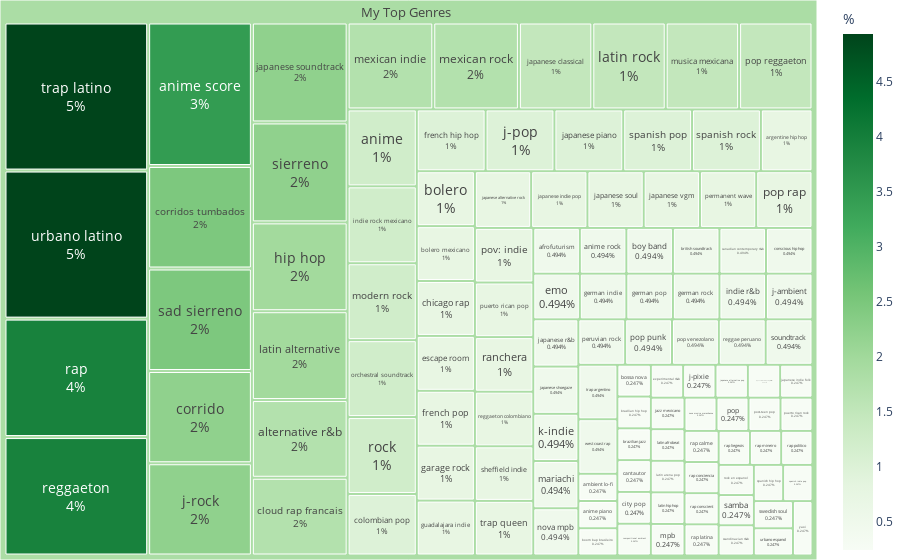

Notebook source saved alongside this figure:
### Code cell
# Display the top genres DataFrame
fig = px.treemap(Genres, path=[px.Constant('My Top Genres'), 'Genres'],
                 values='Count',
                 color='Percentage',
                 color_continuous_scale='greens',
                 labels={'Percentage': '%'},
                 )
fig.update_traces(textinfo='label+percent parent',
                  insidetextfont=dict(size=14),
                  textposition='middle center')
fig.update_layout(margin=dict(t=0, l=0, r=0, b=0))
fig.show()
fig.write_image('figures/MyTopGenres.png', engine='kaleido', scale=5)

### Figure 1 — Plotly figure (JSON) as saved in the notebook; plotly's stock layout.template omitted (floating-point values rounded to 4 significant figures)
{"data": [{"branchvalues": "total", "customdata": [[0.4938], [1.728], [0.2469], [1.235], [0.2469], [0.4938], [3.457], [0.7407], [0.7407], [0.7407], [0.2469], [0.2469], [0.4938], [0.2469], [0.2469], [0.4938], [0.4938], [0.2469], [0.7407], [0.2469], [1.728], [0.9877], [0.2469], [0.4938], [2.222], [2.469], [0.4938], [0.7407], [0.2469], [0.9877], [0.7407], [0.7407], [0.4938], [0.4938], [0.4938], [0.7407], [1.975], [0.4938], [1.235], [0.4938], [0.2469], [0.9877], [2.222], [0.2469], [0.7407], [1.481], [0.2469], [0.2469], [0.7407], [0.9877], [0.4938], [0.4938], [0.7407], [2.222], [0.7407], [0.2469], [0.4938], [0.2469], [1.975], [0.2469], [0.2469], [1.481], [0.4938], [1.728], [1.728], [1.235], [0.2469], [1.481], [0.4938], [0.2469], [1.235], [0.7407], [0.4938], [0.2469], [0.4938], [0.7407], [1.481], [0.4938], [0.2469], [0.7407], [0.7407], [0.2469], [0.7407], [3.951], [0.2469], [0.2469], [0.2469], [0.2469], [0.2469], [0.2469], [0.2469], [0.4938], [3.951], [0.7407], [1.235], [0.2469], [2.469], [0.2469], [0.2469], [0.7407], [2.222], [0.4938], [0.2469], [0.2469], [0.9877], [0.9877], [0.2469], [0.4938], [4.938], [0.7407], [0.2469], [4.938], [0.4938], [0.2469], [1.85]], "domain": {"x": [0, 1], "y": [0, 1]}, "hovertemplate": "labels=%{label}<br>Count=%{value}<br>parent=%{parent}<br>id=%{id}<br>%=%{color}<extra></extra>", "ids": ["My Top Genres/afrofuturism", "My Top Genres/alternative r&b", "My Top Genres/ambient lo-fi", "My Top Genres/anime", "My Top Genres/anime piano", "My Top Genres/anime rock", "My Top Genres/anime score", "My Top Genres/argentine hip hop", "My Top Genres/bolero", "My Top Genres/bolero mexicano", "My Top Genres/boom bap brasileiro", "My Top Genres/bossa nova", "My Top Genres/boy band", "My Top Genres/brazilian hip hop", "My Top Genres/brazilian jazz", "My Top Genres/british soundtrack", "My Top Genres/canadian contemporary r&b", "My Top Genres/cantautor", "My Top Genres/chicago rap", "My Top Genres/city pop", "My Top Genres/cloud rap francais", "My Top Genres/colombian pop", "My Top Genres/compositional ambient", "My Top Genres/conscious hip hop", "My Top Genres/corrido", "My Top Genres/corridos tumbados", "My Top Genres/emo", "My Top Genres/escape room", "My Top Genres/experimental r&b", "My Top Genres/french hip hop", "My Top Genres/french pop", "My Top Genres/garage rock", "My Top Genres/german indie", "My Top Genres/german pop", "My Top Genres/german rock", "My Top Genres/guadalajara indie", "My Top Genres/hip hop", "My Top Genres/indie r&b", "My Top Genres/indie rock mexicano", "My Top Genres/j-ambient", "My Top Genres/j-pixie", "My Top Genres/j-pop", "My Top Genres/j-rock", "My Top Genres/japanese alternative pop", "My Top Genres/japanese alternative rock", "My Top Genres/japanese classical", "My Top Genres/japanese contemporary classical", "My Top Genres/japanese indie folk", "My Top Genres/japanese indie pop", "My Top Genres/japanese piano", "My Top Genres/japanese r&b", "My Top Genres/japanese shoegaze", "My Top Genres/japanese soul", "My Top Genres/japanese soundtrack", "My Top Genres/japanese vgm", "My Top Genres/jazz mexicano", "My Top Genres/k-indie", "My Top Genres/latin afrobeat", "My Top Genres/latin alternative", "My Top Genres/latin arena pop", "My Top Genres/latin hip hop", "My Top Genres/latin rock", "My Top Genres/mariachi", "My Top Genres/mexican indie", "My Top Genres/mexican rock", "My Top Genres/modern rock", "My Top Genres/mpb", "My Top Genres/musica mexicana", "My Top Genres/nova mpb", "My Top Genres/nova musica maranhense", "My Top Genres/orchestral soundtrack", "My Top Genres/permanent wave", "My Top Genres/peruvian rock", "My Top Genres/pop", "My Top Genres/pop punk", "My Top Genres/pop rap", "My Top Genres/pop reggaeton", "My Top Genres/pop venezolano", "My Top Genres/post-teen pop", "My Top Genres/pov: indie", "My Top Genres/puerto rican pop", "My Top Genres/puerto rican rock", "My Top Genres/ranchera", "My Top Genres/rap", "My Top Genres/rap calme", "My Top Genres/rap conciencia", "My Top Genres/rap conscient", "My Top Genres/rap latina", "My Top Genres/rap liegeois", "My Top Genres/rap mineiro", "My Top Genres/rap politico", "My Top Genres/reggae peruano", "My Top Genres/reggaeton", "My Top Genres/reggaeton colombiano", "My Top Genres/rock", "My Top Genres/rock en espanol", "My Top Genres/sad sierreno", "My Top Genres/samba", "My Top Genres/scandinavian r&b", "My Top Genres/sheffield indie", "My Top Genres/sierreno", "My Top Genres/soundtrack", "My Top Genres/spanish hip hop", "My Top Genres/spanish indie pop", "My Top Genres/spanish pop", "My Top Genres/spanish rock", "My Top Genres/swedish soul", "My Top Genres/trap argentino", "My Top Genres/trap latino", "My Top Genres/trap queen", "My Top Genres/urbano espanol", "My Top Genres/urbano latino", "My Top Genres/west coast rap", "My Top Genres/yaoi", "My Top Genres"], "insidetextfont": {"size": 14}, "labels": ["afrofuturism", "alternative r&b", "ambient lo-fi", "anime", "anime piano", "anime rock", "anime score", "argentine hip hop", "bolero", "bolero mexicano", "boom bap brasileiro", "bossa nova", "boy band", "brazilian hip hop", "brazilian jazz", "british soundtrack", "canadian contemporary r&b", "cantautor", "chicago rap", "city pop", "cloud rap francais", "colombian pop", "compositional ambient", "conscious hip hop", "corrido", "corridos tumbados", "emo", "escape room", "experimental r&b", "french hip hop", "french pop", "garage rock", "german indie", "german pop", "german rock", "guadalajara indie", "hip hop", "indie r&b", "indie rock mexicano", "j-ambient", "j-pixie", "j-pop", "j-rock", "japanese alternative pop", "japanese alternative rock", "japanese classical", "japanese contemporary classical", "japanese indie folk", "japanese indie pop", "japanese piano", "japanese r&b", "japanese shoegaze", "japanese soul", "japanese soundtrack", "japanese vgm", "jazz mexicano", "k-indie", "latin afrobeat", "latin alternative", "latin arena pop", "latin hip hop", "latin rock", "mariachi", "mexican indie", "mexican rock", "modern rock", "mpb", "musica mexicana", "nova mpb", "nova musica maranhense", "orchestral soundtrack", "permanent wave", "peruvian rock", "pop", "pop punk", "pop rap", "pop reggaeton", "pop venezolano", "post-teen pop", "pov: indie", "puerto rican pop", "puerto rican rock", "ranchera", "rap", "rap calme", "rap conciencia", "rap conscient", "rap latina", "rap liegeois", "rap mineiro", "rap politico", "reggae peruano", "reggaeton", "reggaeton colombiano", "rock", "rock en espanol", "sad sierreno", "samba", "scandinavian r&b", "sheffield indie", "sierreno", "soundtrack", "spanish hip hop", "spanish indie pop", "spanish pop", "spanish rock", "swedish soul", "trap argentino", "trap latino", "trap queen", "urbano espanol", "urbano latino", "west coast rap", "yaoi", "My Top Genres"], "marker": {"coloraxis": "coloraxis", "colors": [0.4938, 1.728, 0.2469, 1.235, 0.2469, 0.4938, 3.457, 0.7407, 0.7407, 0.7407, 0.2469, 0.2469, 0.4938, 0.2469, 0.2469, 0.4938, 0.4938, 0.2469, 0.7407, 0.2469, 1.728, 0.9877, 0.2469, 0.4938, 2.222, 2.469, 0.4938, 0.7407, 0.2469, 0.9877, 0.7407, 0.7407, 0.4938, 0.4938, 0.4938, 0.7407, 1.975, 0.4938, 1.235, 0.4938, 0.2469, 0.9877, 2.222, 0.2469, 0.7407, 1.481, 0.2469, 0.2469, 0.7407, 0.9877, 0.4938, 0.4938, 0.7407, 2.222, 0.7407, 0.2469, 0.4938, 0.2469, 1.975, 0.2469, 0.2469, 1.481, 0.4938, 1.728, 1.728, 1.235, 0.2469, 1.481, 0.4938, 0.2469, 1.235, 0.7407, 0.4938, 0.2469, 0.4938, 0.7407, 1.481, 0.4938, 0.2469, 0.7407, 0.7407, 0.2469, 0.7407, 3.951, 0.2469, 0.2469, 0.2469, 0.2469, 0.2469, 0.2469, 0.2469, 0.4938, 3.951, 0.7407, 1.235, 0.2469, 2.469, 0.2469, 0.2469, 0.7407, 2.222, 0.4938, 0.2469, 0.2469, 0.9877, 0.9877, 0.2469, 0.4938, 4.938, 0.7407, 0.2469, 4.938, 0.4938, 0.2469, 1.85]}, "name": "", "parents": ["My Top Genres", "My Top Genres", "My Top Genres", "My Top Genres", "My Top Genres", "My Top Genres", "My Top Genres", "My Top Genres", "My Top Genres", "My Top Genres", "My Top Genres", "My Top Genres", "My Top Genres", "My Top Genres", "My Top Genres", "My Top Genres", "My Top Genres", "My Top Genres", "My Top Genres", "My Top Genres", "My Top Genres", "My Top Genres", "My Top Genres", "My Top Genres", "My Top Genres", "My Top Genres", "My Top Genres", "My Top Genres", "My Top Genres", "My Top Genres", "My Top Genres", "My Top Genres", "My Top Genres", "My Top Genres", "My Top Genres", "My Top Genres", "My Top Genres", "My Top Genres", "My Top Genres", "My Top Genres", "My Top Genres", "My Top Genres", "My Top Genres", "My Top Genres", "My Top Genres", "My Top Genres", "My Top Genres", "My Top Genres", "My Top Genres", "My Top Genres", "My Top Genres", "My Top Genres", "My Top Genres", "My Top Genres", "My Top Genres", "My Top Genres", "My Top Genres", "My Top Genres", "My Top Genres", "My Top Genres", "My Top Genres", "My Top Genres", "My Top Genres", "My Top Genres", "My Top Genres", "My Top Genres", "My Top Genres", "My Top Genres", "My Top Genres", "My Top Genres", "My Top Genres", "My Top Genres", "My Top Genres", "My Top Genres", "My Top Genres", "My Top Genres", "My Top Genres", "My Top Genres", "My Top Genres", "My Top Genres", "My Top Genres", "My Top Genres", "My Top Genres", "My Top Genres", "My Top Genres", "My Top Genres", "My Top Genres", "My Top Genres", "My Top Genres", "My Top Genres", "My Top Genres", "My Top Genres", "My Top Genres", "My Top Genres", "My Top Genres", "My Top Genres", "My Top Genres", "My Top Genres", "My Top Genres", "My Top Genres", "My Top Genres", "My Top Genres", "My Top Genres", "My Top Genres", "My Top Genres", "My Top Genres", "My Top Genres", "My Top Genres", "My Top Genres", "My Top Genres", "My Top Genres", "My Top Genres", "My Top Genres", "My Top Genres", ""], "textinfo": "label+percent parent", "textposition": "middle center", "type": "treemap", "values": [2, 7, 1, 5, 1, 2, 14, 3, 3, 3, 1, 1, 2, 1, 1, 2, 2, 1, 3, 1, 7, 4, 1, 2, 9, 10, 2, 3, 1, 4, 3, 3, 2, 2, 2, 3, 8, 2, 5, 2, 1, 4, 9, 1, 3, 6, 1, 1, 3, 4, 2, 2, 3, 9, 3, 1, 2, 1, 8, 1, 1, 6, 2, 7, 7, 5, 1, 6, 2, 1, 5, 3, 2, 1, 2, 3, 6, 2, 1, 3, 3, 1, 3, 16, 1, 1, 1, 1, 1, 1, 1, 2, 16, 3, 5, 1, 10, 1, 1, 3, 9, 2, 1, 1, 4, 4, 1, 2, 20, 3, 1, 20, 2, 1, 405]}], "layout": {"coloraxis": {"colorbar": {"title": {"text": "%"}}, "colorscale": [[0, "rgb(247,252,245)"], [0.125, "rgb(229,245,224)"], [0.25, "rgb(199,233,192)"], [0.375, "rgb(161,217,155)"], [0.5, "rgb(116,196,118)"], [0.625, "rgb(65,171,93)"], [0.75, "rgb(35,139,69)"], [0.875, "rgb(0,109,44)"], [1, "rgb(0,68,27)"]]}, "legend": {"tracegroupgap": 0}, "margin": {"b": 0, "l": 0, "r": 0, "t": 0}}}
